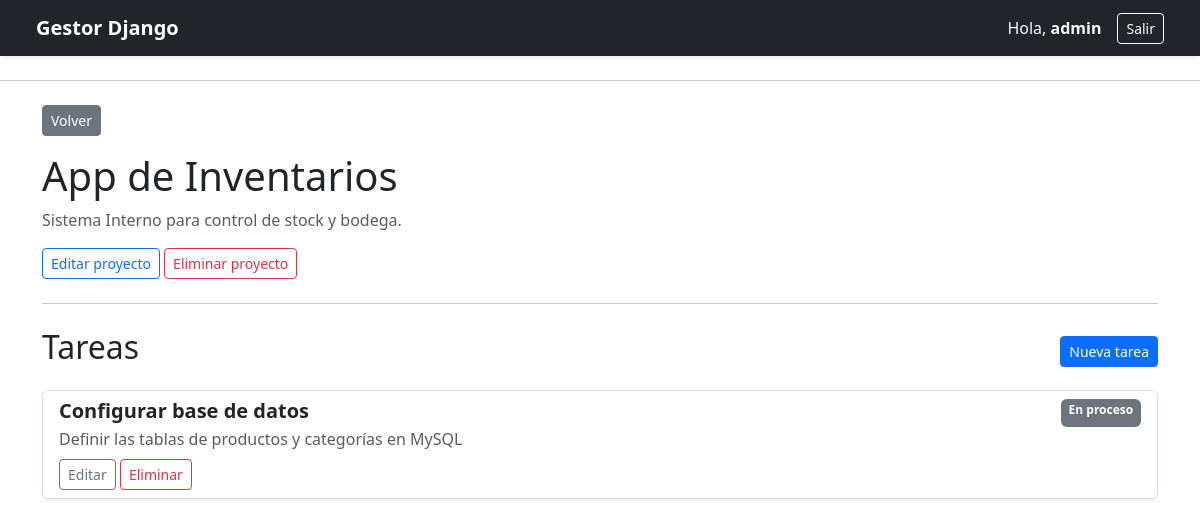
The page /proyectos/3/ (signed in) on the database its author committed.
### tareas/models.py (models this page shows, shortened)
class Proyecto(models.Model):
    usuario = models.ForeignKey(settings.AUTH_USER_MODEL, on_delete=models.CASCADE, related_name="proyectos"
    )
    nombre = models.CharField(max_length=100)
    descripcion = models.TextField(blank=True)
    fecha_creacion = models.DateTimeField(auto_now_add=True)

class Tarea(models.Model):
    ESTADOS = [
        ("pendiente", "Pendiente"),
        ("en_proceso", "En proceso"),
        ("finalizada", "Finalizada"),
    ]
    proyecto = models.ForeignKey(Proyecto, on_delete=models.CASCADE, related_name="tareas")
    titulo = models.CharField(max_length=100)
    descripcion = models.TextField(blank=True)
    estado = models.CharField(
        max_length=20,
        choices=ESTADOS,
        default="pendiente"
    )
    fecha_creacion = models.DateTimeField(auto_now_add=True)

### tareas/views.py (the view)
# urls.py: path("proyectos/<int:pk>/", ProyectoDetailView.as_view(), name="proyecto_detail"),
class ProyectoDetailView(LoginRequiredMixin, DetailView):
    model = Proyecto
    template_name = "tareas/proyecto_detail.html"
    context_object_name = "proyecto"
    def get_queryset(self):
        return Proyecto.objects.filter(usuario=self.request.user)

### tareas/templates/tareas/proyecto_detail.html (shortened to what this page needs)
{% extends 'base.html' %}
{% block content %}
<a href="{% url 'proyecto_list' %}" class="btn btn-secondary btn-sm mb-3">Volver</a>
<h1>{{ proyecto.nombre }}</h1>
<p class="text-muted">{{ proyecto.descripcion }}</p>
<div class="mb-4">
    <a href="{% url 'proyecto_update' proyecto.pk %}" class="btn btn-outline-primary btn-sm">Editar proyecto</a>
    <a href="{% url 'proyecto_delete' proyecto.pk %}" class="btn btn-outline-danger btn-sm">Eliminar proyecto</a>
</div>
<hr class="my-4">
<div class="d-flex justify-content-between align-items-center mb-3">
    <h2>Tareas</h2>
    <a href="{% url 'tarea_create' proyecto.pk %}" class="btn btn-primary btn-sm">Nueva tarea</a>
</div>
{% if proyecto.tareas.all %}
    <div class="list-group">
        {% for tarea in proyecto.tareas.all %}
            <div class="list-group-item mb-2 shadow-sm rounded">
                <div class="d-flex w-100 justify-content-between">
                    <h5 class="mb-1"><strong>{{ tarea.titulo }}</strong></h5>
                    <span class="badge bg-secondary">{{ tarea.get_estado_display }}</span>
                </div>
                <p class="mb-2 text-muted">{{ tarea.descripcion }}</p>
                <div class="mt-2">
                    <a href="{% url 'tarea_update' tarea.pk %}" class="btn btn-sm btn-outline-secondary">Editar</a>
                    <a href="{% url 'tarea_delete' tarea.pk %}" class="btn btn-sm btn-outline-danger">Eliminar</a>
                </div>
            </div>
        {% endfor %}
    </div>
{% else %}
    <div class="alert alert-info" role="alert">
        Este proyecto no tiene tareas.
    </div>
{% endif %}
{% endblock %}

### tareas/templates/base.html (shortened to what this page needs)
<!doctype html>
<html lang="es">
<head>
    <link href="https://cdn.jsdelivr.net/npm/bootstrap@5.3.3/dist/css/bootstrap.min.css" rel="stylesheet">
</head>
<body>
    <header class="navbar navbar-expand-lg navbar-dark bg-dark shadow-sm px-4 mb-4">
        <div class="container-fluid">
            <a class="navbar-brand fw-bold" href="{% url 'proyecto_list' %}">Gestor Django</a>
            <div class="d-flex align-items-center">
                {% if user.is_authenticated %}
                    <span class="text-light me-3">Hola, <strong>{{ user.username }}</strong></span>
                    <form method="post" action="{% url 'logout' %}" class="d-inline">
                        <button type="submit" class="btn btn-outline-light btn-sm">Salir</button>
                    </form>
                {% else %}
                    <a href="{% url 'login' %}" class="btn btn-outline-light btn-sm me-2">Ingresar</a>
                    <a href="{% url 'registro' %}" class="btn btn-light btn-sm">Registrarse</a>
                {% endif %}
            </div>
        </div>
    </header>
    <hr>
    <div class="container mt-4">
        {% block content %}
        {% endblock %}
    </div>
</body>
</html>

### rows shown on the page
Proyecto: nombre "App de Inventarios", descripcion "Sistema Interno para control de stock y bodega."
Tarea: titulo "Configurar base de datos", estado "En proceso", descripcion "Definir las tablas de productos y categorías en MySQL"

### other values the page prints
{{ user.username }} "admin"
